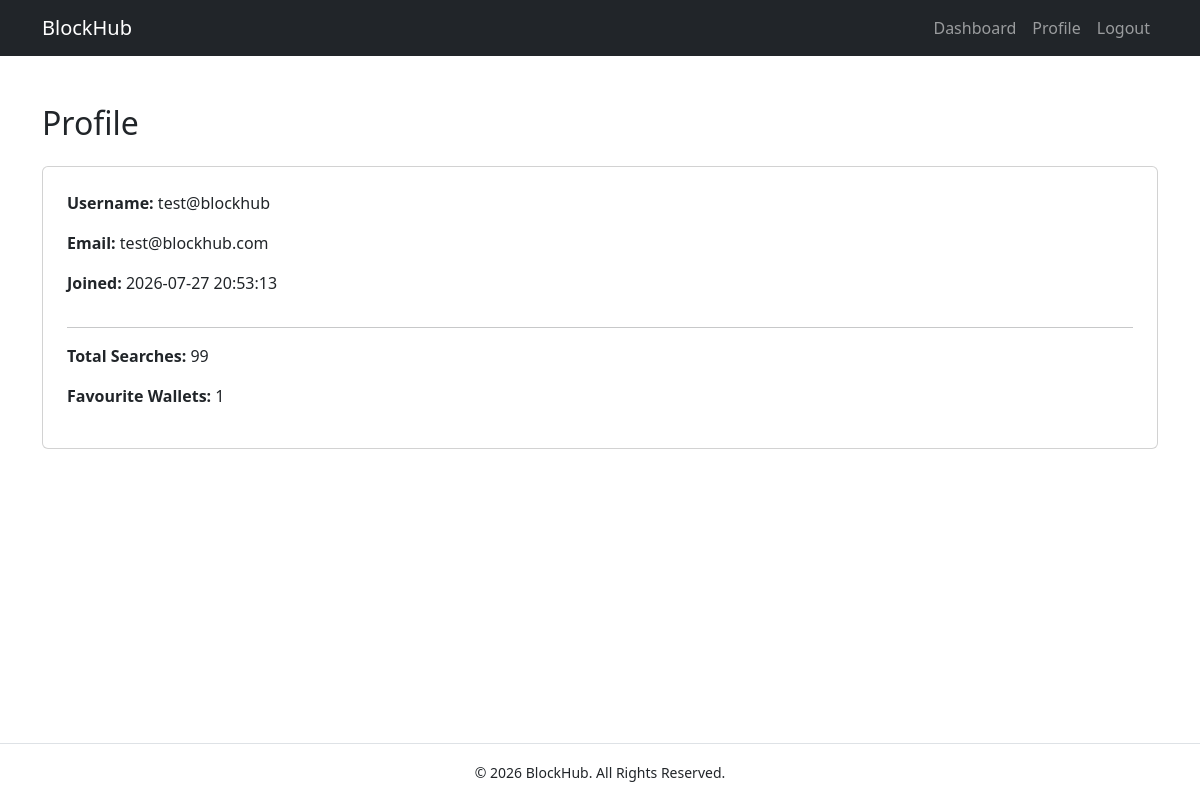
Screenshot of /profile (signed in) with the database file from the repository.
### tables this page shows
CREATE TABLE users (
    id INTEGER PRIMARY KEY AUTOINCREMENT,
    username TEXT NOT NULL UNIQUE,
    email TEXT NOT NULL UNIQUE,
    password_hash TEXT NOT NULL,
    created_at TIMESTAMP DEFAULT CURRENT_TIMESTAMP
);

### app.py (the view)
@app.route("/profile")
@login_required
def profile():
    conn = get_db_connection()
    user = conn.execute(
        """
        SELECT *
        FROM users
        WHERE id = ?
        """,
        (session["user_id"],)
    ).fetchone()
    total_searches = conn.execute(
        """
        SELECT COUNT(*)
        FROM search_history
        WHERE user_id = ?
        """,
        (session["user_id"],)
    ).fetchone()[0]
    total_favourites = conn.execute(
        """
        SELECT COUNT(*)
        FROM favourites
        WHERE user_id = ?
        """,
        (session["user_id"],)
    ).fetchone()[0]
    conn.close()
    return render_template(
        "profile.html",
        user=user,
        total_searches=total_searches,
        total_favourites=total_favourites
    )

### app.py (called while the page is built)
def get_db_connection():
    conn = sqlite3.connect(DATABASE)
    conn.row_factory = sqlite3.Row
    return conn

### helpers.py (called while the page is built)
def login_required(f):
    @wraps(f)
    def decorated_function(*args, **kwargs):
        if session.get("user_id") is None:
            return redirect("/login")
        return f(*args, **kwargs)
    return decorated_function

### templates/profile.html
{% extends "layout.html" %} {% block title %} Profile {% endblock %} {% block
content %}
<h2 class="mb-4">Profile</h2>
<div class="card p-4">
  <p><strong>Username:</strong> {{ user.username }}</p>
  <p><strong>Email:</strong> {{ user.email }}</p>
  <p><strong>Joined:</strong> {{ user.created_at }}</p>
  <hr />
  <p><strong>Total Searches:</strong> {{ total_searches }}</p>
  <p><strong>Favourite Wallets:</strong> {{ total_favourites }}</p>
</div>
{% endblock %}

### static/css/style.css (style rules this page uses)
body { min-height: 100vh; display: flex; flex-direction: column; }

### rows the page displays
users: username "test@blockhub", email "test@blockhub.com", created_at "2026-07-27 20:53:13"

### other values shown
{{ total_searches }} "99"
{{ total_favourites }} "1"
